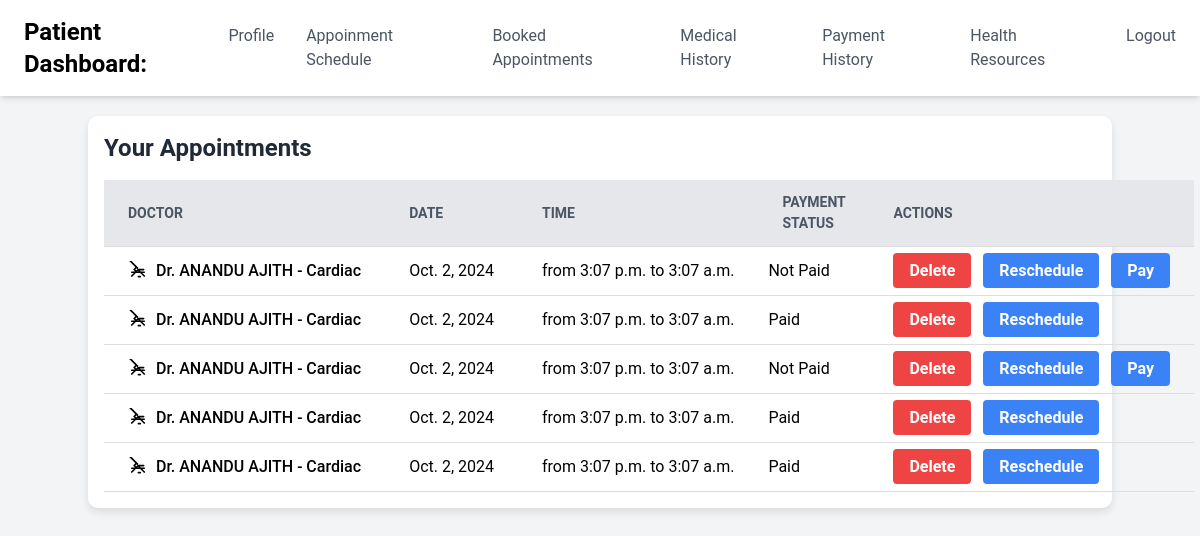
Before: /appointments/5/ (signed in) with the older database file.
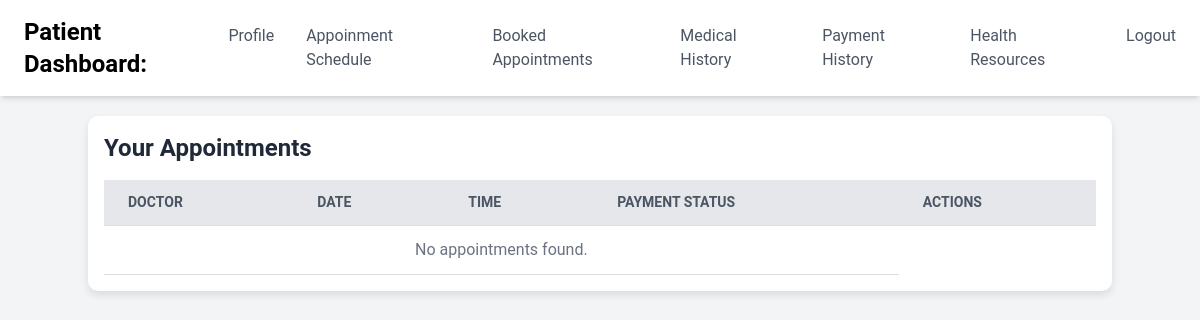
After: the same page with the newer database file.
### e_hospitalityapp/models.py (models this page shows, shortened)
class PatientAppointment(models.Model):
    patient = models.ForeignKey('PatientProfile', on_delete=models.CASCADE)
    appoinment = models.ForeignKey('Appointment', on_delete=models.CASCADE)
    is_payment_done = models.BooleanField(default=False)
    created_at = models.DateTimeField(auto_now_add=True)

class Appointment(models.Model):
    specialization = models.CharField(max_length=100)
    doctor = models.ForeignKey('DoctorProfile', on_delete=models.CASCADE)
    appointment_date = models.DateField()
    appointment_time_from = models.TimeField()
    appointment_time_to = models.TimeField()

class DoctorProfile(models.Model):
    user = models.OneToOneField(User, on_delete=models.CASCADE)
    phone = models.CharField(max_length=15)
    specialization = models.CharField(max_length=100)
    experience = models.PositiveIntegerField()  # for storing years of experience
    license_number = models.CharField(max_length=100, unique=True)
    profile_picture = models.ImageField(upload_to='profile_pictures/', blank=True, null=True)
    date_registered = models.DateTimeField(auto_now_add=True)
    is_approved = models.BooleanField(default=False)
    def __str__(self):
        return f"Dr. {self.user.first_name} {self.user.last_name} - {self.specialization}"

### e_hospitalityapp/views.py (the view)
# urls.py: path('appointments/<int:patient_id>/', views.display_appointments, name='display_appointments'),
def display_appointments(request, patient_id):
    appointments = PatientAppointment.objects.filter(patient_id=patient_id)
    patient_profile = get_object_or_404(PatientProfile, user=request.user)
    return render(request, 'display.html', {'appointments': appointments,
                                            'patient_profile': patient_profile,
                                            })

### templates/display.html (shortened to what this page needs)
{% extends 'patient_view.html' %}
{% block content %}
<div class="container mx-auto p-4">
  <h1 class="text-2xl font-bold text-gray-800 mb-4">Your Appointments</h1>
  <table class="w-full border-collapse">
    <thead>
      <tr class="bg-gray-200 text-gray-600 uppercase text-sm leading-normal">
        <th class="py-3 px-6 text-left">Doctor</th>
        <th class="py-3 px-6 text-left">Date</th>
        <th class="py-3 px-6 text-left">Time</th>
        <th class="py-3 px-6 text-left">Payment Status</th>
        <th class="py-3 px-6 text-left">Actions</th>
      </tr>
    </thead>
    <tbody>
      {% for appointment in appointments %}
      <tr class="border-b border-gray-200 hover:bg-gray-100">
        <td class="py-3 px-6 text-left whitespace-nowrap">
          <div class="flex items-center">
            <div class="mr-2">
            </div>
            <span class="font-medium">{{ appointment.appoinment.doctor }}</span>
          </div>
        </td>
        <td class="py-3 px-6 text-left whitespace-nowrap">{{ appointment.appoinment.appointment_date }}</td>
        <td class="py-3 px-6 text-left whitespace-nowrap">from {{ appointment.appoinment.appointment_time_from }} to {{ appointment.appoinment.appointment_time_to }}</td>
        <td>{% if appointment.is_payment_done %}Paid{% else %}Not Paid{% endif %}</td>
        <td class="py-3 px-6 text-left whitespace-nowrap">
          <a href="{% url 'delete_appointment' appointment.id %}" class="bg-red-500 hover:bg-red-700 text-white font-bold py-2 px-4 rounded focus:outline-none focus:shadow-outline">Delete</a>
          <a href="{% url 'reschedule_appointment' appointment.id %}" class="bg-blue-500 hover:bg-blue-700 text-white font-bold py-2 px-4 rounded focus:outline-none focus:shadow-outline ml-2">Reschedule</a>
          {% if not appointment.is_payment_done %}
          <a href="{% url 'create_stripe_payment' appointment.id %}" class="bg-blue-500 hover:bg-blue-700 text-white font-bold py-2 px-4 rounded focus:outline-none focus:shadow-outline ml-2">Pay</a>
          {% endif %}
        </td>
      </tr>
      {% empty %}
      <tr>
        <td colspan="4" class="text-center py-3 px-6 text-gray-500">No appointments found.</td>
      </tr>
      {% endfor %}
    </tbody>
  </table>
</div>
{% endblock %}

Changed rows visible on the page:
removed PatientAppointment: appoinment.doctor "Dr. ANANDU AJITH - Cardiac", appoinment.appointment_date "Oct. 2, 2024", appoinment.appointment_time_from "3:07 p.m.", appoinment.appointment_time_to "3:07 a.m.", is_payment_done "Not Paid"
removed PatientAppointment: appoinment.doctor "Dr. ANANDU AJITH - Cardiac", appoinment.appointment_date "Oct. 2, 2024", appoinment.appointment_time_from "3:07 p.m.", appoinment.appointment_time_to "3:07 a.m.", is_payment_done "Paid"
removed PatientAppointment: appoinment.doctor "Dr. ANANDU AJITH - Cardiac", appoinment.appointment_date "Oct. 2, 2024", appoinment.appointment_time_from "3:07 p.m.", appoinment.appointment_time_to "3:07 a.m.", is_payment_done "Not Paid"
removed PatientAppointment: appoinment.doctor "Dr. ANANDU AJITH - Cardiac", appoinment.appointment_date "Oct. 2, 2024", appoinment.appointment_time_from "3:07 p.m.", appoinment.appointment_time_to "3:07 a.m.", is_payment_done "Paid"
removed PatientAppointment: appoinment.doctor "Dr. ANANDU AJITH - Cardiac", appoinment.appointment_date "Oct. 2, 2024", appoinment.appointment_time_from "3:07 p.m.", appoinment.appointment_time_to "3:07 a.m.", is_payment_done "Paid"
Other visible differences:
text now shown: "No appointments found."
